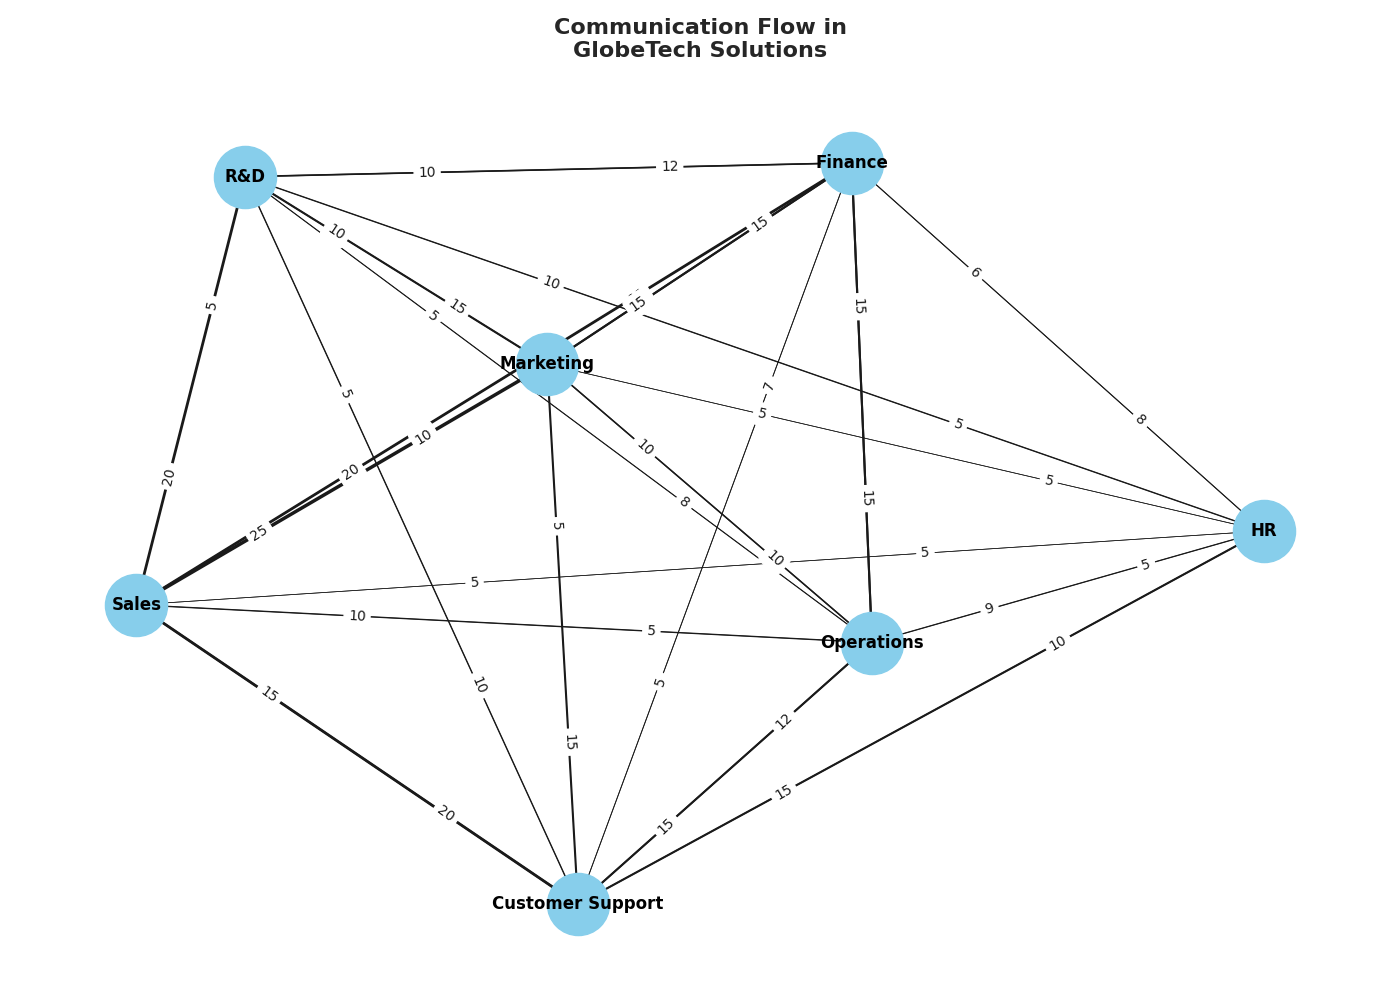

This figure's Python source:
import matplotlib.pyplot as plt
import networkx as nx

# Departments in the company
departments = ['R&D', 'Marketing', 'Sales', 'HR', 'Customer Support', 'Finance', 'Operations']

# Communication Intensity Matrix
communication_matrix = [
    [0, 15, 20, 5, 10, 12, 8],   # R&D to others
    [10, 0, 25, 5, 15, 15, 10],  # Marketing to others
    [5, 10, 0, 5, 20, 10, 5],    # Sales to others
    [10, 5, 5, 0, 15, 6, 9],     # HR to others
    [5, 5, 15, 10, 0, 7, 12],    # Customer Support to others
    [10, 15, 20, 8, 5, 0, 15],   # Finance to others
    [5, 10, 10, 5, 15, 15, 0]    # Operations to others
]

# Create a directed graph
G = nx.DiGraph()
G.add_nodes_from(departments)

for i, source in enumerate(departments):
    for j, target in enumerate(departments):
        if communication_matrix[i][j] > 0:
            G.add_edge(source, target, weight=communication_matrix[i][j])

pos = nx.spring_layout(G, k=0.3, iterations=50)

plt.figure(figsize=(14, 10))
nx.draw_networkx_nodes(G, pos, node_size=2000, node_color='skyblue')
nx.draw_networkx_labels(G, pos, font_size=12, font_color='black', font_weight='bold')

edges = G.edges(data=True)
nx.draw_networkx_edges(G, pos, edgelist=edges, width=[edge[2]['weight'] * 0.1 for edge in edges], arrowstyle='->', arrowsize=20)

edge_labels = {(source, target): f'{attr["weight"]}' for source, target, attr in edges}
nx.draw_networkx_edge_labels(G, pos, edge_labels=edge_labels, font_size=10, label_pos=0.3)

plt.title('Communication Flow in\nGlobeTech Solutions', fontsize=16, fontweight='bold', pad=20)
plt.axis('off')
plt.tight_layout()
plt.show()
